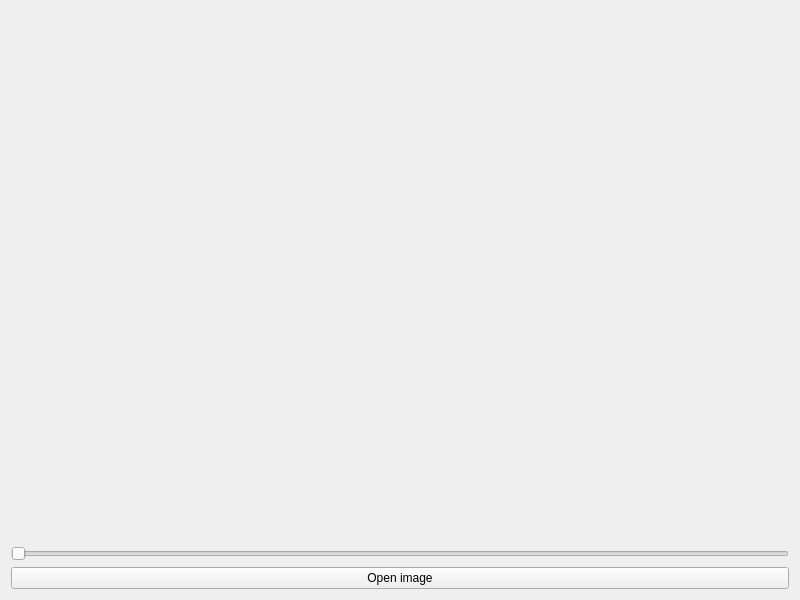
<?xml version="1.0" encoding="UTF-8"?>
<ui version="4.0">
 <class>window</class>
 <widget class="QWidget" name="window">
  <property name="geometry">
   <rect>
    <x>0</x>
    <y>0</y>
    <width>800</width>
    <height>600</height>
   </rect>
  </property>
  <property name="windowTitle">
   <string>Image blur window</string>
  </property>
  <layout class="QGridLayout" name="gridLayout">
   <item row="0" column="0">
    <layout class="QVBoxLayout" name="verticalLayout">
     <item>
      <widget class="QLabel" name="label">
       <property name="text">
        <string/>
       </property>
       <property name="textFormat">
        <enum>Qt::PlainText</enum>
       </property>
       <property name="alignment">
        <set>Qt::AlignCenter</set>
       </property>
      </widget>
     </item>
     <item>
      <widget class="QSlider" name="horizontalSlider">
       <property name="maximum">
        <number>10</number>
       </property>
       <property name="value">
        <number>0</number>
       </property>
       <property name="orientation">
        <enum>Qt::Horizontal</enum>
       </property>
      </widget>
     </item>
     <item>
      <widget class="QPushButton" name="pushButton">
       <property name="text">
        <string>Open image</string>
       </property>
      </widget>
     </item>
    </layout>
   </item>
  </layout>
 </widget>
 <resources/>
 <connections>
  <connection>
   <sender>pushButton</sender>
   <signal>clicked()</signal>
   <receiver>window</receiver>
   <slot>openFile()</slot>
   <hints>
    <hint type="sourcelabel">
     <x>401</x>
     <y>580</y>
    </hint>
    <hint type="destinationlabel">
     <x>428</x>
     <y>595</y>
    </hint>
   </hints>
  </connection>
  <connection>
   <sender>horizontalSlider</sender>
   <signal>sliderMoved(int)</signal>
   <receiver>window</receiver>
   <slot>blurImage()</slot>
   <hints>
    <hint type="sourcelabel">
     <x>535</x>
     <y>542</y>
    </hint>
    <hint type="destinationlabel">
     <x>795</x>
     <y>558</y>
    </hint>
   </hints>
  </connection>
 </connections>
 <slots>
  <slot>openFile()</slot>
  <slot>blurImage()</slot>
 </slots>
</ui>
